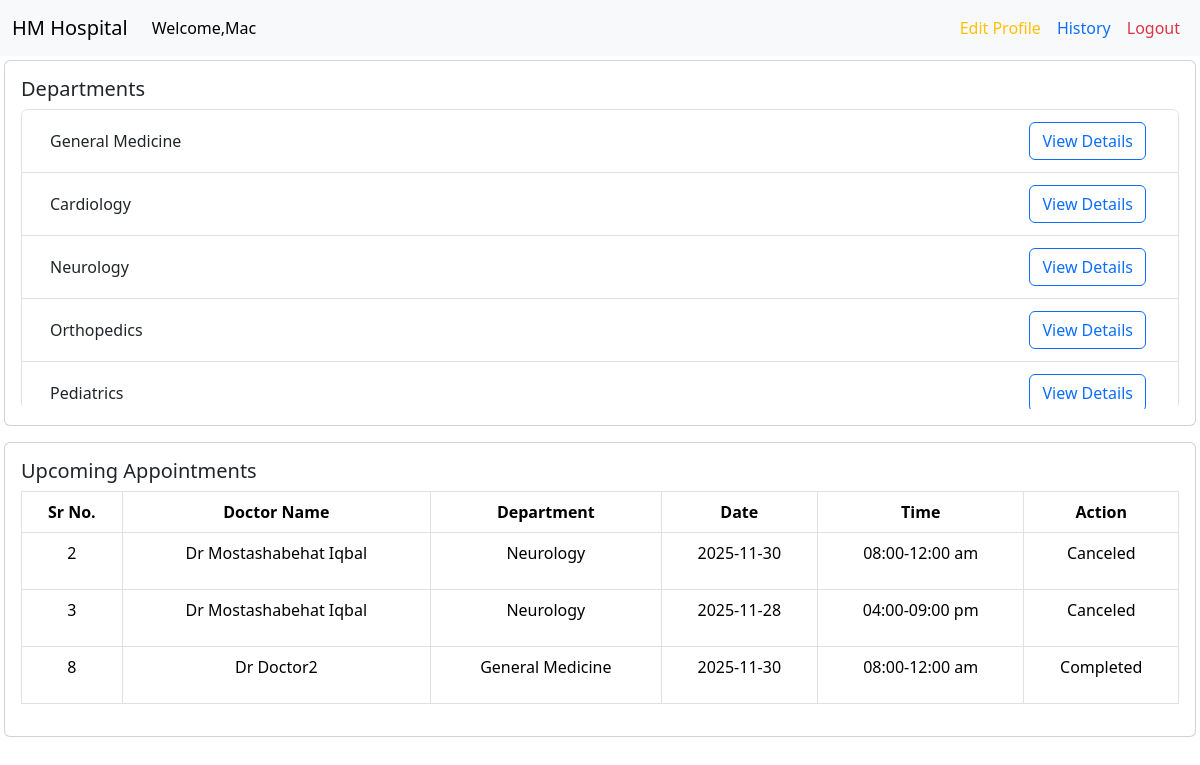
Screenshot of /patient/3 with the database file from the repository.
### model.py (models this page shows)
class Patient(db.Model):
    __tablename__ = "patient"
    patient_id = db.Column(db.Integer, primary_key=True)
    user_id = db.Column(db.Integer, db.ForeignKey('users.id'))
    patient_name = db.Column(db.String)
    status = db.Column(db.String)

class Department(db.Model):
    __tablename__ = "departments"
    department_id = db.Column(db.Integer, primary_key=True)
    department_name = db.Column(db.String)
    department_description = db.Column(db.String)

class Appointments(db.Model):
    __tablename__ = "appointments"
    appointment_id = db.Column(db.Integer, primary_key=True)
    patient_id = db.Column(db.Integer, db.ForeignKey('patient.patient_id'))
    doctor_id = db.Column(db.Integer, db.ForeignKey('doctor.doctor_id'))
    department_id = db.Column(db.Integer, db.ForeignKey('departments.department_id'))
    status = db.Column(db.String)
    appointment_date = db.Column(db.Date)
    appointment_time = db.Column(db.String)

class Doctor(db.Model):
    __tablename__ = "doctor"
    doctor_id = db.Column(db.Integer, primary_key=True)
    user_id = db.Column(db.Integer, db.ForeignKey('users.id'))
    doctor_name = db.Column(db.String)
    department_id = db.Column(db.Integer, db.ForeignKey('departments.department_id'))
    experience = db.Column(db.Integer)
    status = db.Column(db.String)

### controller.py (the view)
@app.route("/patient/<int:patient_id>")
def patient_view(patient_id):
    a = aliased(Appointments)
    p = aliased(Patient)
    d = aliased(Doctor)
    dept = aliased(Department)
    query = (
        db.session.query(
            a.appointment_id,
            a.appointment_date,
            a.appointment_time,
            p.patient_name,
            p.patient_id,
            d.doctor_name,
            d.experience,
            dept.department_name,
            a.status,
            a.doctor_id,
            dept.department_description
        )
        .join(p, a.patient_id == p.patient_id)
        .join(d, a.doctor_id == d.doctor_id)
        .join(dept, a.department_id == dept.department_id).where(a.patient_id == patient_id)
    )
    results = query.all()
    return render_template("patient.html", patient=Patient.query.filter_by(patient_id=patient_id).first(),
                           departments=Department.query.all(), appointments=results,
                           treatment=Treatments.query.filter_by(patient_id=patient_id).all())

### templates/patient.html (shortened to what this page needs)
<!DOCTYPE html>
<html lang="en">
<head>
    <link href="https://cdn.jsdelivr.net/npm/bootstrap@5.3.8/dist/css/bootstrap.min.css" rel="stylesheet"
>
</head>
<body>
<header>
    <header>
        <nav class="navbar navbar-expand-lg bg-body-tertiary">
            <div class="container-fluid">
                <a class="navbar-brand" href="#">HM Hospital</a>
                <div class="collapse navbar-collapse" id="navbarSupportedContent">
                    <ul class="navbar-nav me-auto mb-2 mb-lg-0">
                        <li class="nav-item">
                            <a class="nav-link active" aria-current="page"
                               href="#">Welcome,{{ patient['patient_name'] }}</a>
                        </li>
                    </ul>
                    <ul class="navbar-nav mb-2 mb-lg-0">
                        <li class="nav-item">
                            <a class="nav-link active link-warning link-offset-2 link-underline-opacity-25 link-underline-opacity-100-hover"
                               aria-current="page" type="button" data-bs-toggle="modal"
                               data-bs-target="#editPatient">Edit Profile</a>
                        </li>
                        <li class="nav-item">
                            <a class="nav-link active link-primary link-offset-2 link-underline-opacity-25 link-underline-opacity-100-hover"
                               aria-current="page" type="button" data-bs-toggle="modal"
                               data-bs-target="#patientHistory">History</a>
                        </li>
                        <li class="nav-item">
                            <a class="nav-link active link-danger link-offset-2 link-underline-opacity-25 link-underline-opacity-100-hover"
                               aria-current="page" href="/">Logout</a>
                        </li>
                    </ul>
                </div>
            </div>
        </nav>
    </header>
</header>
<div class="card mb-3 m-1 ">
    <div class="card-body">
        <h5 class="card-title">Departments</h5>
        {% if departments | length != 0 %}
            <div class="list-group" style="max-height: 300px;overflow-y: auto;">
                {% for dept in  departments %}
                    <div class="list-group-item" style="display: flex">
                        <div class="d-flex align-items-center container-fluid">
                            <p class="mb-0">{{ dept['department_name'] }}</p>
                        </div>
                        <div class="d-flex align-items-center justify-content-end container-fluid">
                            <form action="/user/{{ dept['department_id'] }}/{{ patient['patient_id'] }}/department">
                                <button type="submit" class="btn btn-outline-primary m-1">View Details</button>
                            </form>
                        </div>
                    </div>
                {% endfor %}
            </div>
        {% endif %}
    </div>
</div>
<div class="card mb-3 m-1 ">
    <div class="card-body">
        <h5 class="card-title">Upcoming Appointments</h5>
        <table class="table table-bordered text-center">
            <tr>
                <th>Sr No.</th>
                <th>Doctor Name</th>
                <th>Department</th>
                <th>Date</th>
                <th>Time</th>
                <th>Action</th>
            </tr>
            {% for appointment in  appointments %}
                <tr>
                    <td>{{ appointment.appointment_id }}</td>
                    <td>{{ appointment.doctor_name }}</td>
                    <td>{{ appointment.department_name }}</td>
                    <td>{{ appointment.appointment_date }}</td>
                    <td>
                        {{ appointment.appointment_time }}
                    </td>
                    <td>
                        {% if appointment.status=='booked' %}
                            <form method="POST"
                                  action="/patient/{{ appointment.appointment_id }}/{{ patient.patient_id }}">
                                <button type="submit" class="btn btn-outline-danger m-1">Cancel</button>
                            </form>
                        {% elif appointment.status=='completed' %}
                            <p>Completed</p>
                        {% elif appointment.status=='canceled' %}
                            <p>Canceled</p>
                        {% endif %}
                    </td>
                </tr>
            {% endfor %}
        </table>
    </div>
</div>
</body>
</html>

### rows the page displays
Patient: patient_name "Mac"
Department: department_name "General Medicine"
Department: department_name "Cardiology"
Department: department_name "Neurology"
Department: department_name "Orthopedics"
Department: department_name "Pediatrics"
Appointments: appointment_id "2", doctor_name "Dr Mostashabehat Iqbal", department_name "Neurology", appointment_date "2025-11-30", appointment_time "08:00-12:00 am", status "Canceled"
Appointments: appointment_id "3", doctor_name "Dr Mostashabehat Iqbal", department_name "Neurology", appointment_date "2025-11-28", appointment_time "04:00-09:00 pm", status "Canceled"
Appointments: appointment_id "8", doctor_name "Dr Doctor2", department_name "General Medicine", appointment_date "2025-11-30", appointment_time "08:00-12:00 am", status "Completed"
